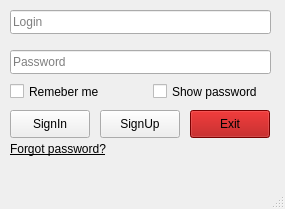
<?xml version="1.0" encoding="UTF-8"?>
<ui version="4.0">
 <class>MainWindow</class>
 <widget class="QMainWindow" name="MainWindow">
  <property name="geometry">
   <rect>
    <x>0</x>
    <y>0</y>
    <width>285</width>
    <height>209</height>
   </rect>
  </property>
  <property name="sizePolicy">
   <sizepolicy hsizetype="Fixed" vsizetype="Fixed">
    <horstretch>0</horstretch>
    <verstretch>0</verstretch>
   </sizepolicy>
  </property>
  <property name="windowTitle">
   <string>Login</string>
  </property>
  <widget class="QWidget" name="centralwidget">
   <widget class="QLineEdit" name="login_field">
    <property name="geometry">
     <rect>
      <x>10</x>
      <y>10</y>
      <width>261</width>
      <height>24</height>
     </rect>
    </property>
    <property name="toolTip">
     <string/>
    </property>
    <property name="statusTip">
     <string/>
    </property>
    <property name="whatsThis">
     <string/>
    </property>
    <property name="placeholderText">
     <string>Login</string>
    </property>
   </widget>
   <widget class="QLineEdit" name="pass_field">
    <property name="geometry">
     <rect>
      <x>10</x>
      <y>50</y>
      <width>261</width>
      <height>24</height>
     </rect>
    </property>
    <property name="placeholderText">
     <string>Password</string>
    </property>
   </widget>
   <widget class="QCheckBox" name="remember_me_checkbox">
    <property name="geometry">
     <rect>
      <x>10</x>
      <y>80</y>
      <width>101</width>
      <height>23</height>
     </rect>
    </property>
    <property name="text">
     <string>Remeber me</string>
    </property>
   </widget>
   <widget class="QPushButton" name="sign_in_button">
    <property name="geometry">
     <rect>
      <x>10</x>
      <y>110</y>
      <width>80</width>
      <height>28</height>
     </rect>
    </property>
    <property name="autoFillBackground">
     <bool>false</bool>
    </property>
    <property name="text">
     <string>SignIn</string>
    </property>
    <property name="checkable">
     <bool>false</bool>
    </property>
   </widget>
   <widget class="QPushButton" name="sign_up_button">
    <property name="geometry">
     <rect>
      <x>100</x>
      <y>110</y>
      <width>80</width>
      <height>28</height>
     </rect>
    </property>
    <property name="text">
     <string>SignUp</string>
    </property>
   </widget>
   <widget class="QPushButton" name="exit_button">
    <property name="geometry">
     <rect>
      <x>190</x>
      <y>110</y>
      <width>80</width>
      <height>28</height>
     </rect>
    </property>
    <property name="styleSheet">
     <string notr="true">background-color: rgb(170, 0, 0);</string>
    </property>
    <property name="text">
     <string>Exit</string>
    </property>
   </widget>
   <widget class="QCheckBox" name="show_password_checkbox">
    <property name="geometry">
     <rect>
      <x>153</x>
      <y>80</y>
      <width>111</width>
      <height>23</height>
     </rect>
    </property>
    <property name="text">
     <string>Show password</string>
    </property>
   </widget>
   <widget class="QLabel" name="forgot_password">
    <property name="geometry">
     <rect>
      <x>10</x>
      <y>140</y>
      <width>261</width>
      <height>18</height>
     </rect>
    </property>
    <property name="focusPolicy">
     <enum>Qt::ClickFocus</enum>
    </property>
    <property name="text">
     <string>&lt;html&gt;&lt;head/&gt;&lt;body&gt;&lt;p&gt;&lt;span style=&quot; text-decoration: underline;&quot;&gt;Forgot password?&lt;/span&gt;&lt;/p&gt;&lt;/body&gt;&lt;/html&gt;</string>
    </property>
    <property name="openExternalLinks">
     <bool>false</bool>
    </property>
   </widget>
  </widget>
  <widget class="QMenuBar" name="menubar">
   <property name="geometry">
    <rect>
     <x>0</x>
     <y>0</y>
     <width>285</width>
     <height>28</height>
    </rect>
   </property>
  </widget>
  <widget class="QStatusBar" name="statusbar"/>
 </widget>
 <resources/>
 <connections/>
</ui>
